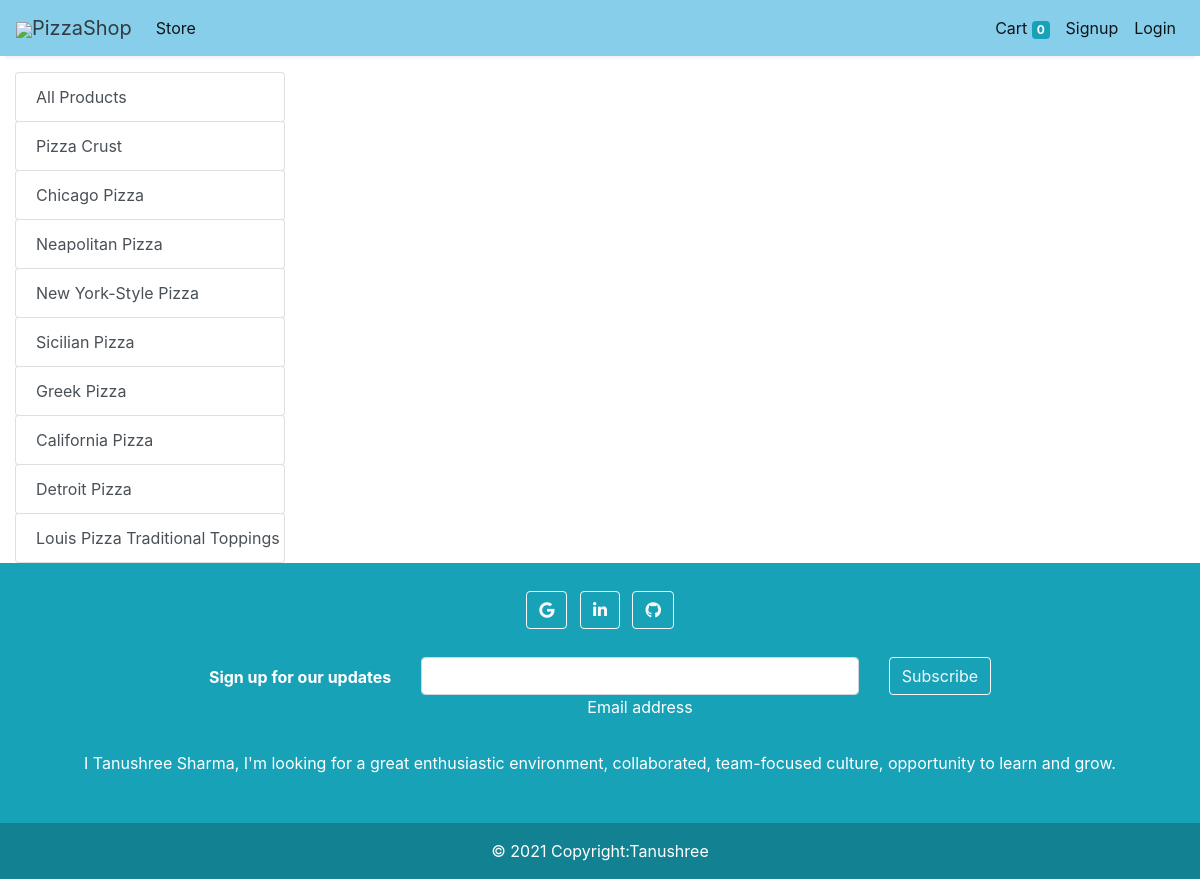
Page /store?category=17 on the earlier database version.
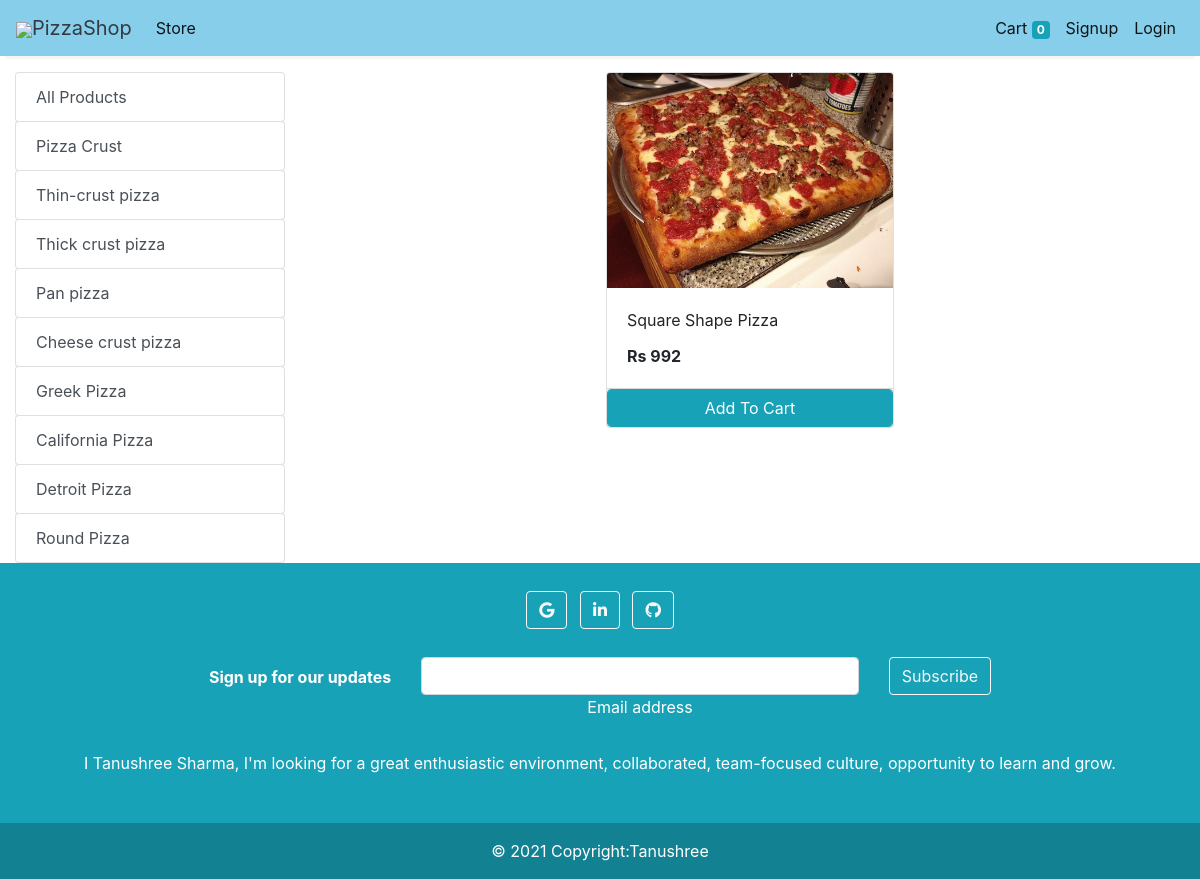
Same page on the later database version.
### store/models/category.py (models this page shows, shortened)
class Category(models.Model):
    name= models.CharField(max_length=50)
    @staticmethod
    def get_all_categories():
        return Category.objects.all()

### store/models/product.py (models this page shows, shortened)
class Products(models.Model):
    name = models.CharField(max_length=60)
    price= models.IntegerField(default=0)
    category= models.ForeignKey(Category,on_delete=models.CASCADE,default=1 )
    description= models.CharField(max_length=250, default='', blank=True, null= True)
    image= models.ImageField(upload_to='uploads/products/')
    @staticmethod
    def get_all_products_by_categoryid(category_id):
        if category_id:
            return Products.objects.filter (category=category_id)
        else:
            return Products.get_all_products();

### store/views/home.py (the view)
# urls.py: path('' , include('store.urls'))
def store(request):
    cart = request.session.get('cart')
    if not cart:
        request.session['cart'] = {}
    products = None
    categories = Category.get_all_categories()
    categoryID = request.GET.get('category')
    if categoryID:
        products = Products.get_all_products_by_categoryid(categoryID)
    else:
        products = Products.get_all_products();
    data = {}
    data['products'] = products
    data['categories'] = categories
    print('you are : ', request.session.get('email'))
    return render(request, 'index.html', data)

### store/templatetags/cart.py (called while the page is built)
@register.filter (name='is_in_cart')
def is_in_cart(product, cart):
    keys = cart.keys ()
    for id in keys:
        if int (id) == product.id:
            return True
    return False;

### store/templatetags/custom_filter.py (called while the page is built)
@register.filter(name='currency')
def currency(number):
    return "Rs "+str(number)

### store/templates/index.html (shortened to what this page needs)
{% extends 'base.html' %}
{% block content %}
{% load cart %}
{% load custom_filter %}
<div class="container-fluid mt-3">
	<div class="row">
		<div class="col-lg-3 mx-auto">
			<div class="list-group">
				<a href="/" class="list-group-item list-group-item-action btn btn-outline-info">All Products</a>
				{% for category in categories %}
				<a href="/?category={{category.id}}"
					class="list-group-item list-group-item-action btn btn-outline-info">{{category.name}}</a>
				{% endfor %}
			</div>
		</div>
		<div id='products' class="col-lg-9 mx-auto">
			<div class="row mx-auto">
				{% for product in products %}
				<div class="card mx-auto mb-3" id={{product.id}} style="width: 18rem;">
					<img class="card-img-top" src="{{product.image.url}}" alt="Card image cap">
					<div class="card-body">
						<p class="card-title">{{product.name}}</p>
						<p class="card-text"><b>{{product.price|currency}}</b></p>
					</div>
					<div class="card-footer p-0 no-gutters">
						{% if product|is_in_cart:request.session.cart %}
						<div class="row no-gutters">
							<form action="/#{{product.id}}" class="col-2 " method="post">
								{% csrf_token %}
								<input hidden type="text" name='product' value='{{product.id}}'>
								<input hidden type="text" name='remove' value='True'>
								<input type="submit" value=" - " class="btn btn-block btn-info border-right">
							</form>
							<div class="text-center col btn btn-info">{{product|cart_quantity:request.session.cart}} in Cart</div>
							<form action="/#{{product.id}}" class="col-2 " method="post">
								{% csrf_token %}
								<input hidden type="text" name='product' value='{{product.id}}'>
								<input type="submit" value=" + " class="btn btn-block btn-info border-left">
							</form>
						</div>
						{% else %}
						<form action="/#{{product.id}}" method="POST" class="btn-block">
							<input type="submit" class="float-right btn btn-info form-control"
								value="Add To Cart">
						</form>
						{% endif %}
					</div>
				</div>
				{% endfor %}
			</div>
		</div>
	</div>
</div>
{% endblock %}

Differences in the rows shown:
changed Category: name "Chicago Pizza" → "Thin-crust pizza"
changed Category: name "Neapolitan Pizza" → "Thick crust pizza"
changed Category: name "New York-Style Pizza" → "Pan pizza"
changed Category: name "Sicilian Pizza" → "Cheese crust pizza"
changed Category: name "Louis Pizza Traditional Toppings" → "Round Pizza"
added Products: image (picture), name "Square Shape Pizza", price "Rs 992"
